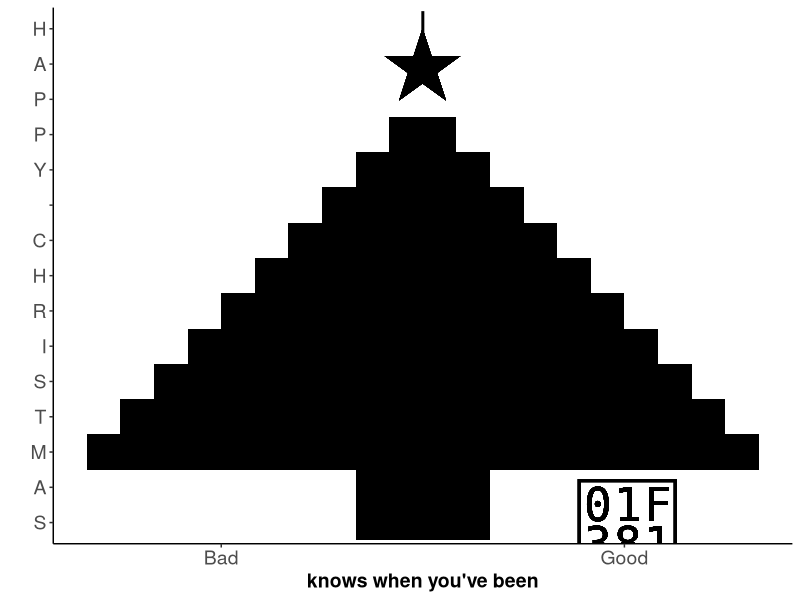

This chart was generated by the following R code:
# R script for Christmas Plot
library(ggplot2)
library(png)

#Create greeting
  greeting <- "HAPPY CHRISTMAS"
  greeting_list <- NA
  for(i in 1:nchar(greeting)){
    greeting_list[i] <- substr(greeting, i, i) # Split to list of characters
  }

# Create tree data
  series <- c(1, 1, seq(5, 0, by=-0.5), 0, 0)
  
  data <- data.frame(
    name=c(letters[1:15]),  #Use alphabet to prevent ggplot from re-ordering the greeting alphabetically
    value1=series,
    value2=series * -1
  )

  
# Chart
card <- ggplot(data, aes(x=name) ) +
  geom_bar(aes(x=name, y=value1), stat="identity", width = 1, fill="black") +
  geom_bar(aes(x=name, y=value2), stat="identity", width = 1, fill="black") +
  geom_text(aes(x="n", y=0), label="★", size=25) + # Add star to christmas tree
  geom_point(aes(x="a", y=3), pch="\uD83C\uDF81", size=25) + # Add present under tree
  scale_x_discrete(name="", labels=rev(greeting_list)) + # Add greeting to labels
  scale_y_continuous(name="knows when you've been", breaks = c(-3, 3), labels=c("Bad", "Good")) +
  coord_flip() +
  theme_classic() +
  theme(axis.text=element_text(size=14), 
        axis.title=element_text(size=14,face="bold"))

  
jpeg("tree.jpg", width = 500, height = 800, quality = 100)
card
dev.off()
